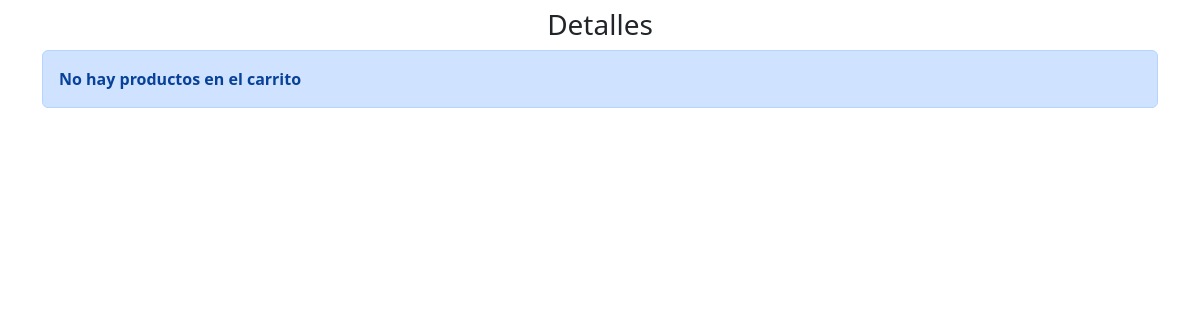
/src/model/apiVentas.php, run on an earlier commit of the app's database.
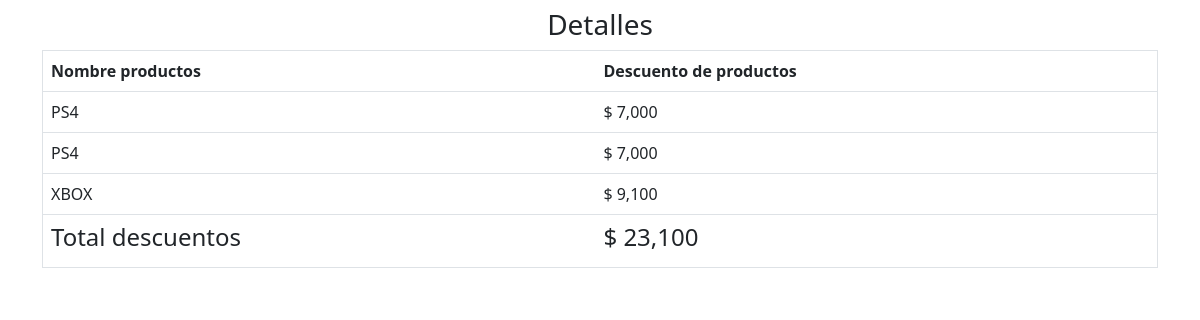
And on a later commit of the database.
### tables this page shows
CREATE TABLE `ventas` (
  `id` int(11) NOT NULL,
  `consola` varchar(250) NOT NULL,
  `descuentoAplicado` int(11) NOT NULL
);

### src/model/consolasModel/consolasModel.php (called while the page is built, shortened)
<?php
class consolasModel
{
    public function __construct()
    {
        $this->conexion = new mysqli('localhost', 'root', '', 'pruebatecnica');
    }
}

### src/model/apiVentas.php (the view, shortened to what this page needs)
<?php
require "../model/consolasModel/consolasModel.php";
class ApiVentas extends consolasModel
{
    public function totalDescuentos()
    {
        $sql = "SELECT * FROM ventas";
        $datos = mysqli_query($this->conexion, $sql);
        return $datos;
    }
}
$ventas = new ApiVentas();
$data = $ventas->totalDescuentos()
?>
<!doctype html>
<html lang="en">
<head>
    <link rel="stylesheet" href="style.css">
    <link href="https://cdn.jsdelivr.net/npm/bootstrap@5.2.1/dist/css/bootstrap.min.css" rel="stylesheet">
</head>
<body>
    <div class="container my-2">
        <h3 class="text-center">Detalles</h3>
        <div class="table-responsive table-bordered">
            <?php
            if (mysqli_num_rows($data) > 0) {
            ?>
                <table class="table table">
                    <thead>
                        <tr>
                            <th scope="col">Nombre productos</th>
                            <th scope="col">Descuento de productos</th>
                        </tr>
                    </thead>
                    <tbody>
                        <?php
                        $granTotal = 0;
                        while ($datos = mysqli_fetch_assoc($data)) {
                        ?>
                            <tr class="">
                                <td><?php echo $datos['consola'] ?></td>
                                <td>$ <?php echo number_format($datos['descuentoAplicado']) ?></td>
                            </tr>
                            <?php $granTotal += $datos['descuentoAplicado'] ?>
                        <?php }
                        ?>
                        <tr>
                            <td>
                                <h4>Total descuentos</h4>
                            </td>
                            <td>
                                <h4>$ <?php echo number_format($granTotal) ?> </h4>
                            </td>
                        </tr>
                    </tbody>
                </table>
            <?php } else { ?>
                <div class="alert alert-primary" role="alert">
                    <strong>No hay productos en el carrito</strong>
                </div>
            <?php } ?>
        </div>
    </div>
</body>
</html>

### style.css (style rules this page uses)
* { margin: 0; padding: 0; }

What changed in the data, as far as the page shows it:
added ventas: consola "PS4", descuentoAplicado "7,000"
added ventas: consola "PS4", descuentoAplicado "7,000"
added ventas: consola "XBOX", descuentoAplicado "9,100"
Also different on the page:
$granTotal: (not shown) → "23,100"
text no longer shown: "No hay productos en el carrito"
text now shown: "Nombre productos Descuento de productos Total descuentos $"
